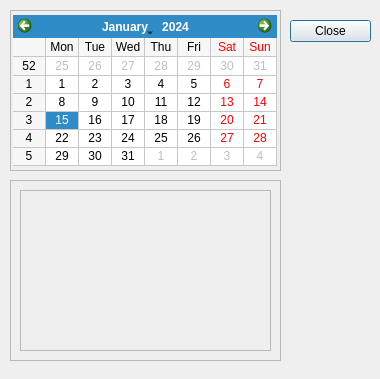
<?xml version="1.0" encoding="UTF-8"?>
<ui version="4.0">
 <class>dlgReport</class>
 <widget class="QDialog" name="dlgReport">
  <property name="geometry">
   <rect>
    <x>0</x>
    <y>0</y>
    <width>380</width>
    <height>379</height>
   </rect>
  </property>
  <property name="windowTitle">
   <string>Report</string>
  </property>
  <property name="modal">
   <bool>true</bool>
  </property>
  <widget class="QDialogButtonBox" name="buttonBox">
   <property name="geometry">
    <rect>
     <x>290</x>
     <y>20</y>
     <width>81</width>
     <height>71</height>
    </rect>
   </property>
   <property name="orientation">
    <enum>Qt::Vertical</enum>
   </property>
   <property name="standardButtons">
    <set>QDialogButtonBox::Close</set>
   </property>
  </widget>
  <widget class="QFrame" name="frame">
   <property name="geometry">
    <rect>
     <x>10</x>
     <y>10</y>
     <width>271</width>
     <height>161</height>
    </rect>
   </property>
   <property name="frameShape">
    <enum>QFrame::StyledPanel</enum>
   </property>
   <property name="frameShadow">
    <enum>QFrame::Raised</enum>
   </property>
   <widget class="QCalendarWidget" name="calendarWidget">
    <property name="geometry">
     <rect>
      <x>3</x>
      <y>5</y>
      <width>264</width>
      <height>151</height>
     </rect>
    </property>
    <property name="gridVisible">
     <bool>true</bool>
    </property>
   </widget>
  </widget>
  <widget class="QFrame" name="frame_2">
   <property name="geometry">
    <rect>
     <x>10</x>
     <y>180</y>
     <width>271</width>
     <height>181</height>
    </rect>
   </property>
   <property name="frameShape">
    <enum>QFrame::StyledPanel</enum>
   </property>
   <property name="frameShadow">
    <enum>QFrame::Raised</enum>
   </property>
   <widget class="QLabel" name="lblReport">
    <property name="geometry">
     <rect>
      <x>10</x>
      <y>10</y>
      <width>251</width>
      <height>161</height>
     </rect>
    </property>
    <property name="autoFillBackground">
     <bool>true</bool>
    </property>
    <property name="frameShape">
     <enum>QFrame::StyledPanel</enum>
    </property>
    <property name="frameShadow">
     <enum>QFrame::Sunken</enum>
    </property>
    <property name="text">
     <string/>
    </property>
    <property name="textFormat">
     <enum>Qt::AutoText</enum>
    </property>
    <property name="alignment">
     <set>Qt::AlignLeading|Qt::AlignLeft|Qt::AlignTop</set>
    </property>
    <property name="wordWrap">
     <bool>true</bool>
    </property>
    <property name="textInteractionFlags">
     <set>Qt::TextSelectableByMouse</set>
    </property>
   </widget>
  </widget>
 </widget>
 <resources/>
 <connections>
  <connection>
   <sender>buttonBox</sender>
   <signal>accepted()</signal>
   <receiver>dlgReport</receiver>
   <slot>accept()</slot>
   <hints>
    <hint type="sourcelabel">
     <x>248</x>
     <y>254</y>
    </hint>
    <hint type="destinationlabel">
     <x>157</x>
     <y>274</y>
    </hint>
   </hints>
  </connection>
  <connection>
   <sender>buttonBox</sender>
   <signal>rejected()</signal>
   <receiver>dlgReport</receiver>
   <slot>reject()</slot>
   <hints>
    <hint type="sourcelabel">
     <x>316</x>
     <y>260</y>
    </hint>
    <hint type="destinationlabel">
     <x>286</x>
     <y>274</y>
    </hint>
   </hints>
  </connection>
 </connections>
</ui>
